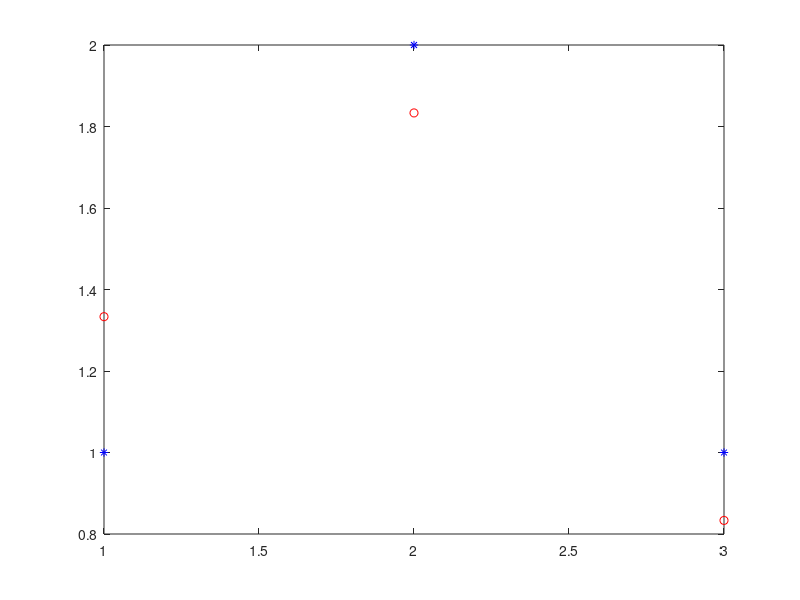
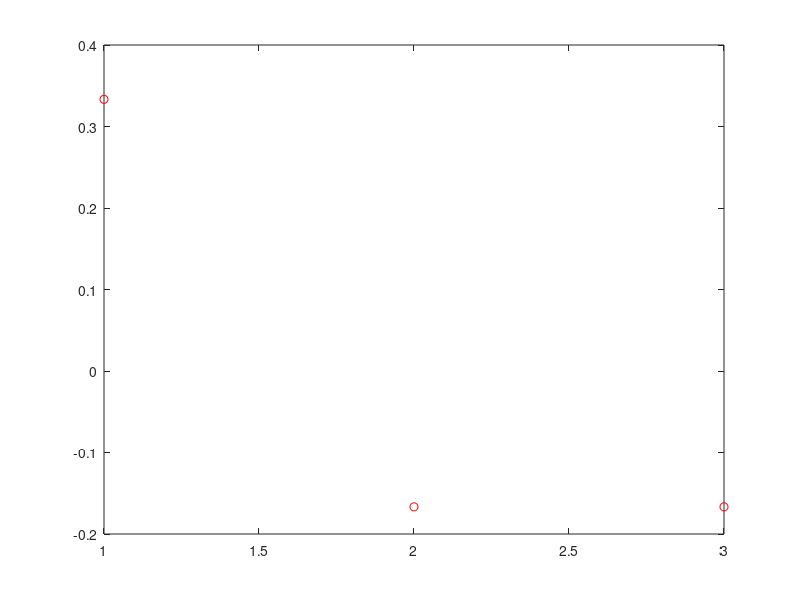

MATLAB code to generate these figures, in order:
% Aula 2
% Problemas dos Mínimos Quadrados (MMQ)
% Problema sobredeterminado

d = [1; 2; 1] % Vetor dos dados observados
G = [1 0; 5 -1; -3 1] % Matriz dos coeficientes
m = (G'*G)^-1*G'*d % Vetor dos parâmetros
erro = G*m-d % Vetor dos erros

f1 = figure
plot(d,'*b') % Plotar os dados conhecidos
hold on
plot(G*m, 'or') % Plota dados calculados
waitfor(gcf)

f2 = figure
plot(erro, 'or') % Plota os erros
waitfor(gcf)